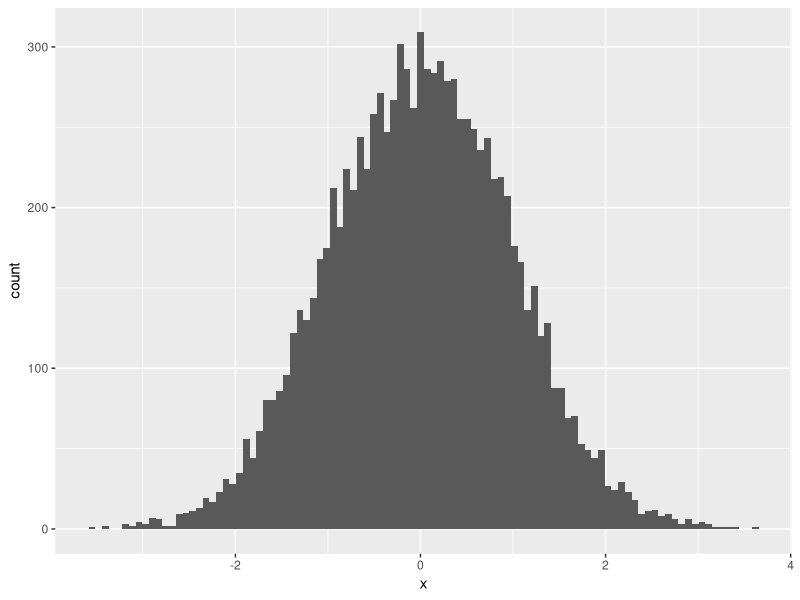
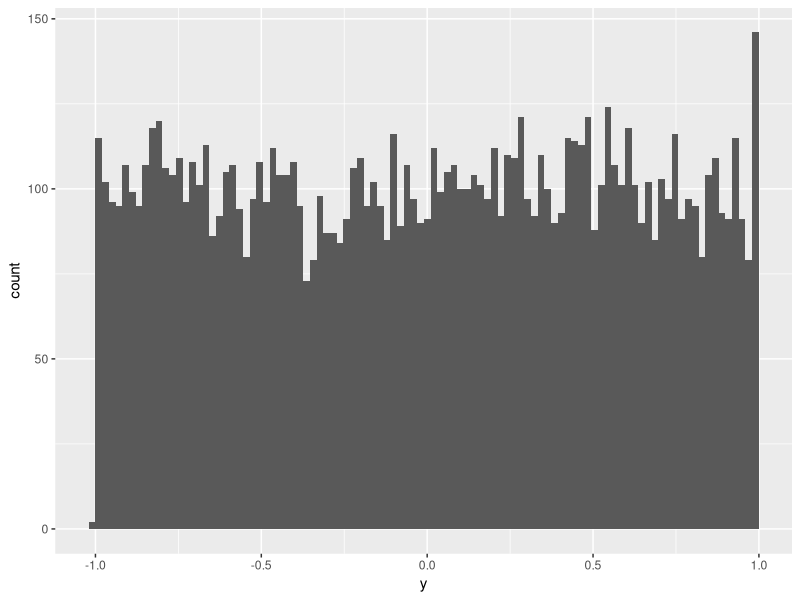

These figures' R source, in order:
library(ggplot2)
n <- 10000
mu <- 0
sigma <- 1
x <- rnorm(n, mu, sigma)
ggplot(data.frame(x))+aes(x)+geom_histogram(bins=100)

n <- 10000
min_y <- -1
max_y <- 1
y <- runif(n, min_y, max_y)
ggplot(data.frame(y))+aes(y)+geom_histogram(bins=100)

my_rbernoulli <- function(n, p) { 
  U <- runif(n, min=0, max=1)# [INSERT YOUR CODE HERE] 
  x <- U <= p# Return draws
  return(x)
}#MY_RBERNOULLI
# Test the custom Bernoulli generator function
x <- my_rbernoulli(10000, 0.5)
length(x) == 10000 # should return TRUE
mean(x) # should a number near 0.5
